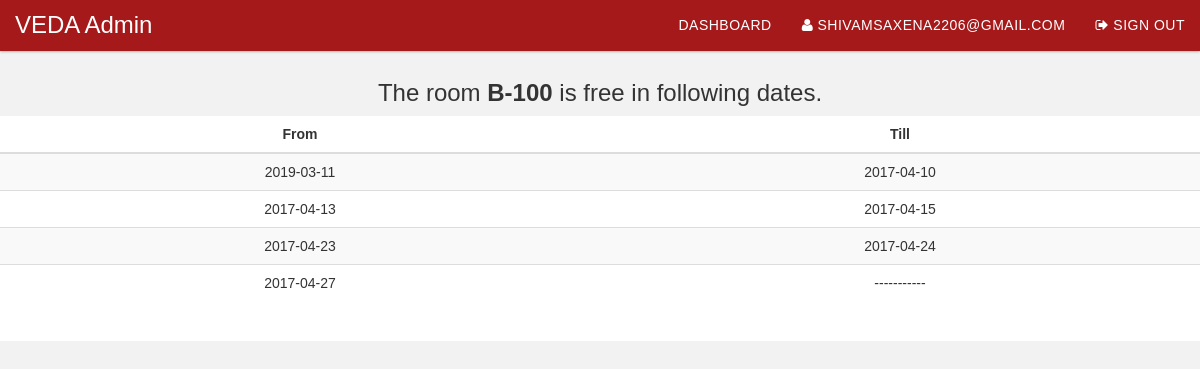
The app's page /nh/admin/checkfreeback.php?roomno=B-100 (signed in) with its own data.
### tables this page shows
CREATE TABLE `transaction_details` (
  `check_in` date NOT NULL,
  `check_out` date NOT NULL,
  `room_id` int(11) NOT NULL,
  `booking_id` int(11) NOT NULL,
  `status` int(11) NOT NULL,
  `id` int(11) NOT NULL,
  `transaction_id` varchar(100) NOT NULL,
  `cancelled` tinyint(1) NOT NULL
);

### nh/admin/checkfreeback.php (the view, shortened to what this page needs)
<?php
require "stableconnect.php";
require "beginadmin.php";
$roomname=$_GET["roomno"];
$adminemail = $_SESSION['adminemail'];
$sq11="SELECT * FROM admin_details WHERE admin_id='$adminemail' ";
$re11=mysqli_query($conn,$sq11);
$row11=mysqli_fetch_assoc($re11);
$center_id=$row11['center_id'];
$sq11="SELECT * FROM room_details WHERE room_name='$roomname' AND center_id='$center_id'";
$re11=mysqli_query($conn,$sq11);
$row11=mysqli_fetch_assoc($re11);
$roomid=$row11["room_id"];
$sq11="SELECT * FROM transaction_details WHERE room_id='$roomid'";
$re11=mysqli_query($conn,$sq11);
	$f1=date('y-m-d');
?><br><br><br>
<h3  class="text-center">The room <b><?php  echo $roomname;?></b> is free in following dates.</h3>
<center> <div id="tablediv" style="background:white">
                 <table class="table table-striped"id="t01">
		          <thead>
					<th> From</th>
					<th> Till</th>
					</thead>
				  <tbody><?php
while($row11=mysqli_fetch_assoc($re11))
{
	$f2=$row11["check_in"];
	$temp1=$row11["check_out"];
    $v1=date('Y-m-d', strtotime($f1. ' + 1 days'));
	$v2=date('Y-m-d', strtotime($f2. ' - 1 days'));
	?>
	<tr>
				    <td><?php echo $v1?></td>
					 <td> <?php echo $v2;?></td>
			    </tr>
	<?php
	$f1=$temp1;
}
    $v1=date('Y-m-d', strtotime($f1. ' + 1 days'));
	$v2="-----------";
?>
	<tr>
				    <td><?php echo $v1?></td>
					 <td> <?php echo $v2;?></td>
			    </tr>
				</tbody></table><br></div>

### nh/css/main.css (style rules this page uses)
body { margin:0; font-family:Arial; background:#f2f2f2; }
th,td { text-align:center; }

### records on screen
transaction_details: v1 "2019-03-11", check_in "2017-04-10", check_out "2017-04-13"
transaction_details: check_in "2017-04-15", check_out "2017-04-23"
transaction_details: check_in "2017-04-24", check_out "2017-04-27"

### other values on screen
$_SESSION["adminemail"] "SHIVAMSAXENA2206@GMAIL.COM"
$roomname "B-100"
$v2 "-----------"
